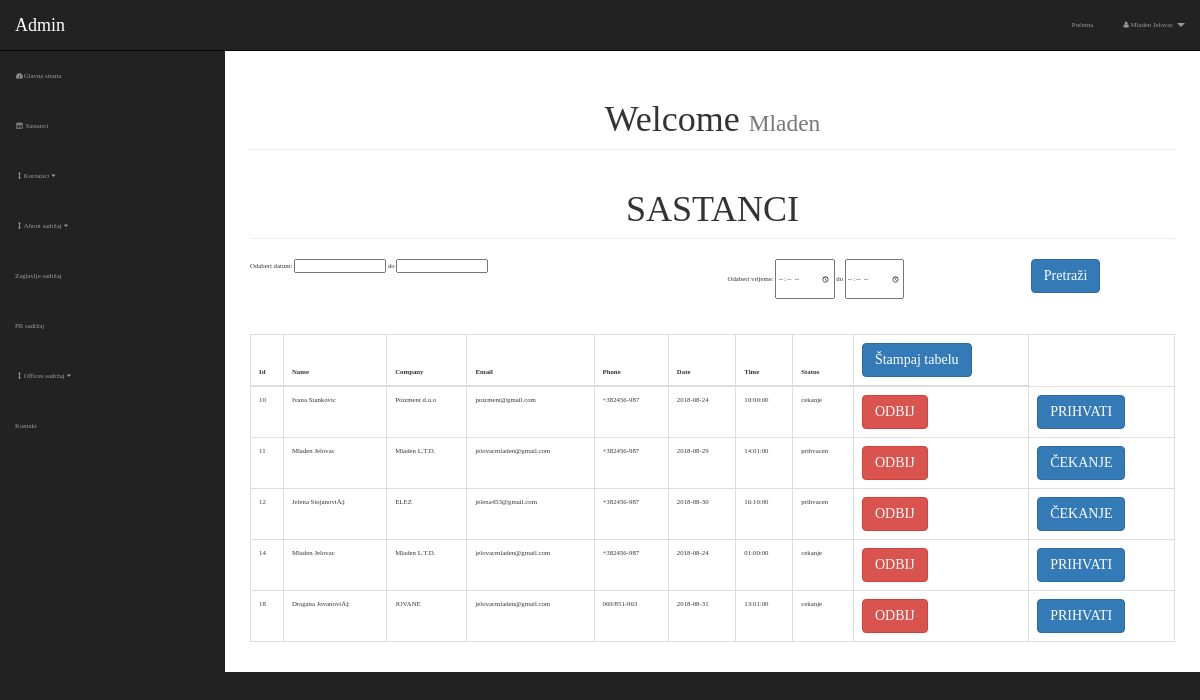
Page /admin/ (signed in) on the earlier database version.
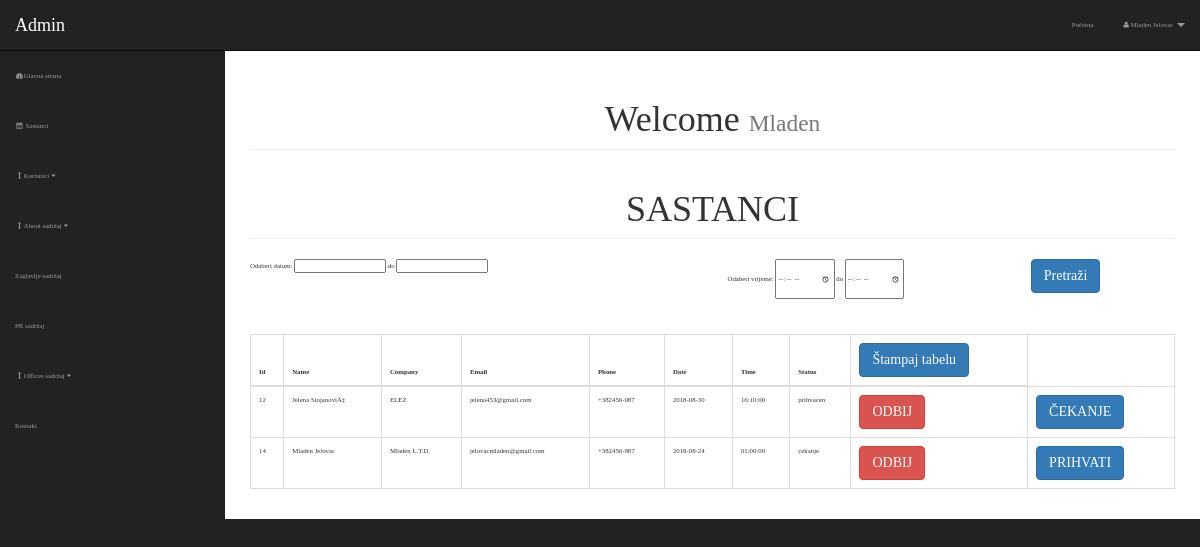
Same page on the later database version.
### tables this page shows
CREATE TABLE `meetings` (
  `meet_id` int(3) NOT NULL,
  `meet_name` varchar(255) NOT NULL,
  `meet_company` varchar(255) NOT NULL,
  `meet_mail` varchar(255) NOT NULL,
  `meet_phone` varchar(255) NOT NULL,
  `meet_date` date NOT NULL,
  `meet_time` time NOT NULL,
  `meet_status` varchar(30) NOT NULL
);

### admin/includes/view-meetings.php (the view, shortened to what the changed rows need)
 <div class="col-xs-12">
<table class="table table-bordered table-hover printit" style="margin-top: 35px !important;">
                        <thead>
                             <th>Id</th>
                             <th>Name</th>
                             <th>Company</th>
                             <th>Email</th>
                             <th>Phone</th>
                             <th>Date</th>
                             <th>Time</th>
                             <th>Status</th>
                             <th class="not_shown"><button class="btn btn-primary" onclick="window.print()">Štampaj tabelu</button></th>
                        </thead>
                        <tbody>
                              <?php
                                  if(isset($_POST['search'])){
                                      if(empty($_POST['date_from']) || empty($_POST['date_to']) || empty($_POST['time_from']) || empty($_POST['time_to'])){
                                          $message = "<div class='col-xs-12 text-center' style='color:red'>Morate popuniti sva polja</div>";
                                          $query = "SELECT * FROM meetings";
                                      }else{
                                          $date_from = $_POST['date_from'];
                                          $date_to = $_POST['date_to'];
                                          $time_from = $_POST['time_from'];
                                          $time_to = $_POST['time_to'];
                                          if($date_from > $date_to || $date_from == $date_to && $time_from > $time_to ){
                                               $message = "<div class='col-xs-12 text-center' style='color:red'>Prvo polje ne smije biti veće od drugog</div>";
                                              $query = "SELECT * FROM meetings";
                                          }else{
                                              $query = "SELECT * FROM meetings WHERE meet_date BETWEEN '$date_from' AND '$date_to' AND meet_time BETWEEN '$time_from' AND '$time_to'";
                                          }
                                      }
                                  }else{
                                     $query = "select * from meetings";
                                  }
                                     $selecto = mysqli_query($connection, $query);
                                     while($row = mysqli_fetch_assoc($selecto)){
                                       $meet_id = $row['meet_id'];
                                       $meet_name = $row['meet_name'];
                                       $meet_company = $row['meet_company'];
                                       $meet_email = $row['meet_mail'];
                                       $meet_phone = $row['meet_phone'];
                                       $meet_date = $row['meet_date'];
                                       $meet_time = $row['meet_time'];
                                       $meet_status = $row['meet_status'];
                                      echo "<tr>";
                                       echo "<td>$meet_id</td>";
                                       echo "<td>$meet_name</td>";
                                       echo "<td>$meet_company</td>";
                                       echo "<td>$meet_email</td>";
                                       echo "<td>$meet_phone</td>";
                                       echo "<td>$meet_date</td>";
                                       echo "<td>$meet_time</td>";
                                       echo "<td>$meet_status</td>";
                                       echo "<td class='not_shown'><a onClick=\"return confirm('Da li ste sigurni?')\" class='btn btn-danger' href='meetings.php?option=odbij&meet_id=$meet_id'>ODBIJ</a></td>";
                                      if($meet_status == 'cekanje'){
                                        echo "<td class='not_shown'><a class='btn btn-primary' href='meetings.php?option=prihvati&meet_id=$meet_id'>PRIHVATI</a></td>";
                                      }else{
                                        echo "<td class='not_shown'><a class='btn btn-primary' href='meetings.php?option=cekanje&meet_id=$meet_id'>ČEKANJE</a></td>";
                                      }
                                    echo "</tr>";
                                     }
                                ?>
                       </tbody>
</table>
</div>

Differences in the rows shown:
removed meetings: meet_id "10", meet_name "Ivana Stankovic", meet_company "Poizment d.o.o", meet_mail "poizment@gmail.com", meet_phone "+382456-987", meet_date "2018-08-24", meet_time "10:00:00", meet_status "cekanje"
removed meetings: meet_id "11", meet_name "Mladen Jelovac", meet_company "Mladen L.T.D.", meet_mail "jelovacmladen@gmail.com", meet_phone "+382456-987", meet_date "2018-08-29", meet_time "14:01:00", meet_status "prihvacen"
removed meetings: meet_id "18", meet_name "Dragana JovanoviÄ‡", meet_company "JOVANE", meet_mail "jelovacmladen@gmail.com", meet_phone "069/851-963", meet_date "2018-08-31", meet_time "13:01:00", meet_status "cekanje"
